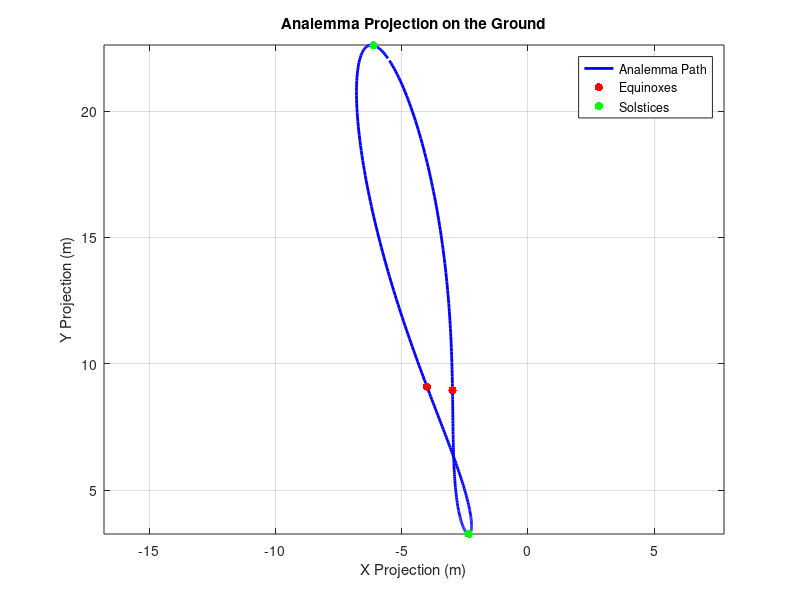

Write the MATLAB code that produced this figure.
% Constants
latitude = 43.5; % Latitude of Waterloo in degrees
longitude = -80.5; % Longitude of Waterloo in degrees
height = 9.27; % Height of the glass pane in meters above the ground
time_of_day = 13; % Local solar time (adjusted by EoT)
days = 1:365; % Days of the year

% Pre-allocate arrays
altitudes = zeros(size(days));
azimuths = zeros(size(days));
x_proj = zeros(size(days));
y_proj = zeros(size(days));

% Loop through each day of the year
for n = days
    % Step 1: Calculate Solar Declination (in degrees)
    declination = -23.44 * cosd(360 / 365 * (n + 10)); % Earth's axial tilt

    % Step 2: Calculate the Equation of Time (EoT) in minutes
    B = (360 / 365) * (n - 81); % Day of the year offset by vernal equinox
    EoT = 9.87 * sind(2 * B) - 7.53 * cosd(B) - 1.5 * sind(B);
    
    % Step 3: Correct Local Solar Time (in hours)
    solar_time = time_of_day + EoT / 60; % EoT adjusts clock time to solar time
    
    % Step 4: Calculate Solar Hour Angle (in degrees)
    hour_angle = 15 * (solar_time - 12); % 15 degrees per hour from solar noon

    % Step 5: Calculate Solar Altitude (in degrees)
    altitude = asind(sind(latitude) * sind(declination) + ...
                     cosd(latitude) * cosd(declination) * cosd(hour_angle));
    altitudes(n) = altitude;
    
    % Step 6: Calculate Solar Azimuth (in degrees)
    azimuth = acosd((sind(altitude) * sind(latitude) - sind(declination)) / ...
                    (cosd(altitude) * cosd(latitude)));
    if hour_angle > 0
        azimuth = 360 - azimuth; % Adjust azimuth for afternoon positions
    end
    azimuths(n) = azimuth;
    
    % Step 7: Project Solar Position onto Ground
    shadow_length = height * cotd(altitude); % Length of the shadow
    x_proj(n) = shadow_length * sind(azimuth); % X-coordinate of projection
    y_proj(n) = shadow_length * cosd(azimuth); % Y-coordinate of projection
end

% Plot the Analemma Path
figure;
plot(x_proj, y_proj, 'b-', 'LineWidth', 2);
hold on;
scatter(x_proj(80), y_proj(80), 'r', 'filled'); % Spring Equinox
scatter(x_proj(172), y_proj(172), 'g', 'filled'); % Summer Solstice
scatter(x_proj(266), y_proj(266), 'r', 'filled'); % Autumn Equinox
scatter(x_proj(355), y_proj(355), 'g', 'filled'); % Winter Solstice
title('Analemma Projection on the Ground');
xlabel('X Projection (m)');
ylabel('Y Projection (m)');
legend('Analemma Path', 'Equinoxes', 'Solstices');
grid on;
axis equal;
